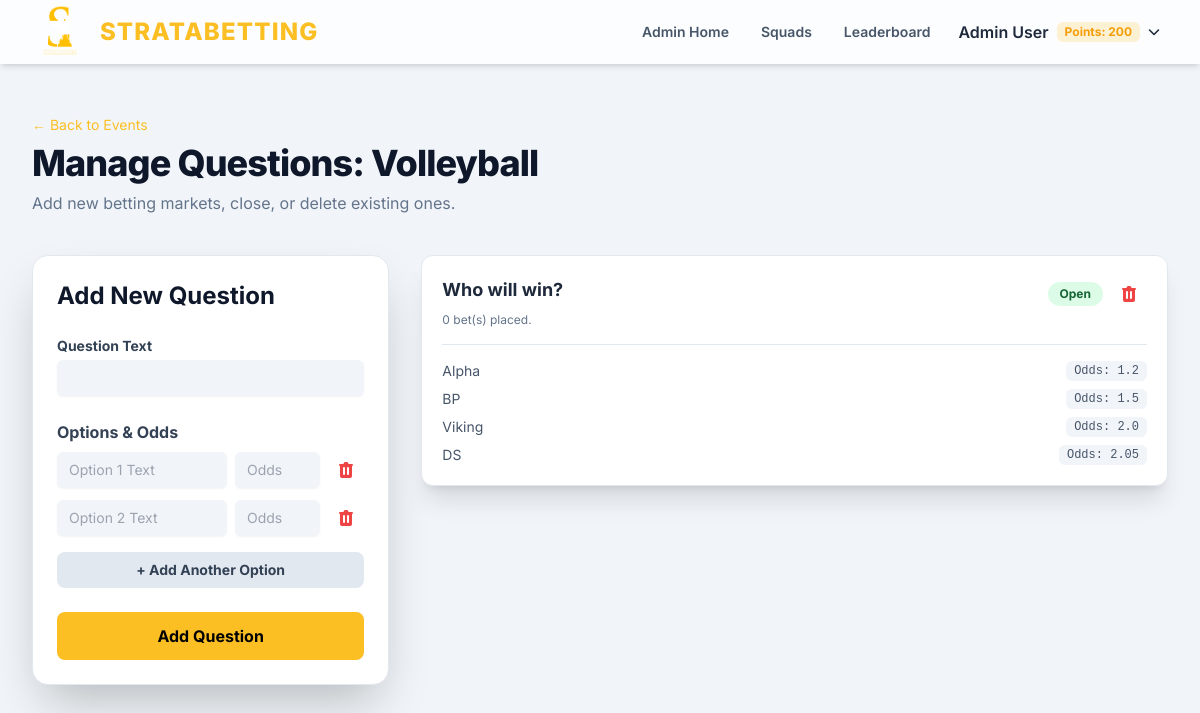
The app's page /admin/questions/2 (signed in) with its own data.
### app.py (models this page shows, shortened)
class User(db.Model):
    roll_number = db.Column(db.String(20), primary_key=True)
    name = db.Column(db.String(100), nullable=False)
    password_hash = db.Column(db.String(60), nullable=False)
    points = db.Column(db.Integer, nullable=False, default=200)
    is_admin = db.Column(db.Boolean, nullable=False, default=False)
    bets = db.relationship('Bet', backref='bettor', lazy=True, cascade="all, delete-orphan")
    @property
    def password(self):
        raise AttributeError('password is not a readable attribute')

class Event(db.Model):
    id = db.Column(db.Integer, primary_key=True)
    name = db.Column(db.String(100), nullable=False, unique=True)
    is_active = db.Column(db.Boolean, nullable=False, default=True)
    questions = db.relationship('Question', backref='event', lazy=True, cascade="all, delete-orphan")

class Question(db.Model):
    id = db.Column(db.Integer, primary_key=True)
    event_id = db.Column(db.Integer, db.ForeignKey('event.id'), nullable=False)
    text = db.Column(db.String(255), nullable=False)
    is_open = db.Column(db.Boolean, nullable=False, default=True)
    winning_option_id = db.Column(db.Integer, db.ForeignKey('option.id'), nullable=True)
    options = db.relationship('Option', foreign_keys='Option.question_id', backref='question', lazy=True, cascade="all, delete-orphan")
    winning_option = db.relationship('Option', foreign_keys=[winning_option_id])
    bets = db.relationship('Bet', backref='question', lazy=True, cascade="all, delete-orphan")

class Option(db.Model):
    id = db.Column(db.Integer, primary_key=True)
    question_id = db.Column(db.Integer, db.ForeignKey('question.id'), nullable=False)
    text = db.Column(db.String(100), nullable=False)
    odds = db.Column(db.Float, nullable=False, default=1.8)

### app.py (the view)
    def decorated_function(*args, **kwargs):
        user = get_current_user()
        if not user or not user.is_admin:
            flash("You do not have permission to access this page.", "danger")
            return redirect(url_for('login'))
        return f(*args, **kwargs)

### app.py (called while the page is built)
def get_current_user():
    if 'roll_number' in session:
        return User.query.get(session['roll_number'])
    return None

def admin_required(f):
    def decorated_function(*args, **kwargs):
        user = get_current_user()
        if not user or not user.is_admin:
            flash("You do not have permission to access this page.", "danger")
            return redirect(url_for('login'))
        return f(*args, **kwargs)
    decorated_function.__name__ = f.__name__
    return decorated_function

@app.route('/admin/questions/<int:event_id>')
@admin_required
def manage_questions(event_id):
    user = get_current_user()
    event = Event.query.get_or_404(event_id)
    return render_template('admin/questions.html', user=user, event=event)

### templates/admin/questions.html (shortened to what this page needs)
{% extends "base.html" %}
{% block content %}
<div class="mb-10">
    <a href="{{ url_for('admin_dashboard') }}" class="text-sm text-amber-400 hover:underline mb-2 inline-block">&larr;
        Back to Events</a>
    <h1 class="text-4xl font-extrabold text-slate-900 dark:text-white tracking-tight">Manage Questions: {{ event.name }}
    </h1>
    <p class="text-slate-500 dark:text-slate-400 mt-2">Add new betting markets, close, or delete existing ones.</p>
</div>
<div class="grid grid-cols-1 lg:grid-cols-3 gap-8">
    <div
        class="lg:col-span-1 bg-white dark:bg-gray-800 shadow-2xl rounded-2xl p-6 border border-slate-200 dark:border-gray-700">
        <h3 class="text-2xl font-bold text-slate-900 dark:text-white mb-6">Add New Question</h3>
        <form method="POST" action="{{ url_for('create_question', event_id=event.id) }}" class="space-y-6">
            <div>
                <label for="question_text" class="block text-sm font-bold text-slate-700 dark:text-slate-300">Question
                    Text</label>
                <input type="text" name="question_text" id="question_text" required
                    class="mt-1 block w-full bg-slate-100 dark:bg-gray-700 border-slate-200 dark:border-gray-600 rounded-md shadow-sm focus:border-amber-400 focus:ring-amber-400 sm:text-sm py-2 px-3">
            </div>
            <div>
                <h4 class="font-bold mb-2 text-slate-700 dark:text-slate-300">Options & Odds</h4>
                <div id="options-container" class="space-y-3">
                </div>
                <button type="button" id="add-option-btn"
                    class="mt-4 w-full bg-slate-200 dark:bg-gray-700 hover:bg-slate-300 dark:hover:bg-gray-600 text-slate-700 dark:text-slate-200 font-bold py-2 px-4 rounded-lg transition text-sm">
                    + Add Another Option
                </button>
            </div>
            <button type="submit"
                class="w-full bg-amber-400 hover:bg-amber-500 text-black font-bold py-3 px-4 rounded-lg transition transform hover:scale-105">Add
                Question</button>
        </form>
    </div>
    <div class="lg:col-span-2 space-y-4">
        {% for question in event.questions %}
        <div class="bg-white dark:bg-gray-800 shadow-xl rounded-xl p-5 border border-slate-200 dark:border-gray-700">
            <div class="flex justify-between items-start">
                <div>
                    <p class="font-bold text-lg text-slate-800 dark:text-slate-100">{{ question.text }}</p>
                    <p class="text-xs text-slate-500 dark:text-slate-400 mt-2">{{ question.bets|length }} bet(s) placed.
                    </p>
                </div>
                <div class="flex-shrink-0 ml-4 flex items-center space-x-2">
                    <a href="{{ url_for('toggle_question_status', question_id=question.id) }}"
                        class="text-xs font-bold px-3 py-1 rounded-full {{ 'bg-green-100 text-green-800 dark:bg-green-500/20 dark:text-green-300' if question.is_open else 'bg-red-100 text-red-800 dark:bg-red-500/20 dark:text-red-300' }}">
                        {{ 'Open' if question.is_open else 'Closed' }}
                    </a>
                    <form method="POST" action="{{ url_for('delete_question', question_id=question.id) }}"
                        onsubmit="return confirm('Are you sure you want to permanently delete this question and all its bets? This action cannot be undone.');">
                        <button type="submit"
                            class="p-2 rounded-full text-red-500 hover:bg-red-100 dark:hover:bg-red-900/50 transition-colors"
                            aria-label="Delete question">
                        </button>
                    </form>
                </div>
            </div>
            <div class="mt-4 border-t border-slate-200 dark:border-gray-700 pt-4">
                <ul class="space-y-2 text-sm">
                    {% for option in question.options %}
                    <li class="flex justify-between text-slate-600 dark:text-slate-300">
                        <span>{{ option.text }}</span>
                        <span class="font-mono bg-slate-100 dark:bg-gray-700 px-2 py-0.5 rounded-md text-xs">Odds: {{
                            option.odds }}</span>
                    </li>
                    {% endfor %}
                </ul>
            </div>
        </div>
        {% endfor %}
    </div>
</div>
{% endblock %}

### templates/base.html (shortened to what this page needs)
<!DOCTYPE html>
<html lang="en" x-data="{ isDarkMode: true }" x-init="
    isDarkMode = JSON.parse(localStorage.getItem('isDarkMode')) ?? true;
    $watch('isDarkMode', value => localStorage.setItem('isDarkMode', JSON.stringify(value)))"
    :class="isDarkMode ? 'dark' : ''">
<head>
    <link rel="stylesheet" type="text/css" href="https://unpkg.com/trix@2.0.8/dist/trix.css">
    <script src="https://cdn.tailwindcss.com"></script>
    <link rel="stylesheet" href="https://cdnjs.cloudflare.com/ajax/libs/font-awesome/6.4.2/css/all.min.css">
</head>
<body class="bg-slate-100 dark:bg-gray-900 text-slate-800 dark:text-slate-300 transition-colors duration-300">
    <div class="min-h-full">
        <nav x-data="{ isMobileMenuОpen: false }"
            class="bg-white/80 dark:bg-gray-800/80 backdrop-blur-md shadow-md fixed w-full z-40">
            <div class="mx-auto max-w-7xl px-4 sm:px-6 lg:px-8">
                <div class="flex h-16 items-center justify-between">
                    <div class="flex items-center">
                        <div class="flex-shrink-0">
                            <a href="/" class="flex items-center space-x-3">
                                <img class="h-14 w-auto" src="{{ url_for('static', filename='stratagem-logo.png') }}"
                                    alt="Stratagem Logo">
                                <span class="text-amber-400 font-extrabold text-2xl tracking-wider">
                                    STRATABETTING
                                </span>
                            </a>
                        </div>
                    </div>
                    <div class="hidden md:block">
                        <div class="ml-10 flex items-center space-x-2">
                            {% if user %}
                            {% if user.is_admin %}
                            <a href="{{ url_for('admin_dashboard') }}"
                                class="text-slate-600 dark:text-slate-300 hover:text-amber-400 px-3 py-2 text-sm font-semibold transition-colors">Admin
                                Home</a>
                            {% endif %}
                            <a href="{{ url_for('squads') }}"
                                class="text-slate-600 dark:text-slate-300 hover:text-amber-400 px-3 py-2 text-sm font-semibold transition-colors">Squads</a>
                            <a href="{{ url_for('leaderboard') }}"
                                class="text-slate-600 dark:text-slate-300 hover:text-amber-400 px-3 py-2 text-sm font-semibold transition-colors">Leaderboard</a>
                            <div class="relative group" x-data="{ open: false }">
                                <button @click="open = !open"
                                    class="flex items-center space-x-2 p-2 rounded-lg hover:bg-slate-200 dark:hover:bg-gray-700">
                                    <span class="font-semibold text-slate-800 dark:text-white">{{ user.name }}</span>
                                    <span
                                        class="bg-amber-400/20 text-amber-500 font-bold px-2 py-0.5 rounded-md text-xs">Points:
                                        {{ user.points }}</span>
                                    <i class="fa-solid fa-chevron-down text-xs transition-transform dark:text-slate-300"
                                        :class="open ? 'rotate-180' : ''"></i>
                                </button>
                            </div>
                            {% endif %}
                        </div>
                    </div>
                </div>
            </div>
        </nav>
        <main class="pt-16">
            <div class="mx-auto max-w-7xl py-12 sm:px-6 lg:px-8">
                {% block content %}{% endblock %}
            </div>
        </main>
    </div>
</body>
</html>

### templates/base.html (style rules this page uses)
body { font-family: 'Inter', sans-serif; }
.bg-amber-400 { background-color: #FFBF00; }
.text-amber-400 { color: #FFBF00; }

### records on screen
User: name "Admin User", points "200"
Event: name "Volleyball"
Question: text "Who will win?", bets|length "0", is_open "Open"
Option: text "Alpha", odds "1.2"
Option: text "BP", odds "1.5"
Option: text "Viking", odds "2.0"
Option: text "DS", odds "2.05"
